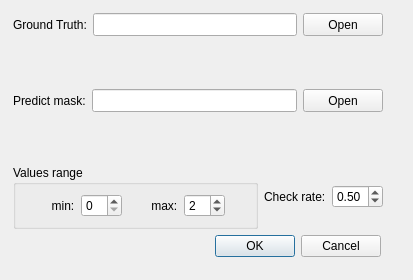
<?xml version="1.0" encoding="UTF-8"?>
<ui version="4.0">
 <class>Dialog_accuracy_evaluate</class>
 <widget class="QDialog" name="Dialog_accuracy_evaluate">
  <property name="geometry">
   <rect>
    <x>0</x>
    <y>0</y>
    <width>413</width>
    <height>280</height>
   </rect>
  </property>
  <property name="windowTitle">
   <string>Evaluate accuracy</string>
  </property>
  <widget class="QDialogButtonBox" name="buttonBox">
   <property name="geometry">
    <rect>
     <x>170</x>
     <y>230</y>
     <width>211</width>
     <height>32</height>
    </rect>
   </property>
   <property name="orientation">
    <enum>Qt::Horizontal</enum>
   </property>
   <property name="standardButtons">
    <set>QDialogButtonBox::Cancel|QDialogButtonBox::Ok</set>
   </property>
  </widget>
  <widget class="QWidget" name="">
   <property name="geometry">
    <rect>
     <x>13</x>
     <y>13</y>
     <width>370</width>
     <height>216</height>
    </rect>
   </property>
   <layout class="QVBoxLayout" name="verticalLayout">
    <item>
     <layout class="QVBoxLayout" name="verticalLayout_3">
      <item>
       <layout class="QHBoxLayout" name="horizontalLayout_8">
        <item>
         <widget class="QLabel" name="label_6">
          <property name="minimumSize">
           <size>
            <width>55</width>
            <height>23</height>
           </size>
          </property>
          <property name="text">
           <string>Ground Truth:</string>
          </property>
         </widget>
        </item>
        <item>
         <widget class="QLineEdit" name="lineEdit_gt">
          <property name="minimumSize">
           <size>
            <width>201</width>
            <height>23</height>
           </size>
          </property>
         </widget>
        </item>
        <item>
         <widget class="QPushButton" name="pushButton_gt">
          <property name="minimumSize">
           <size>
            <width>0</width>
            <height>23</height>
           </size>
          </property>
          <property name="text">
           <string>Open</string>
          </property>
         </widget>
        </item>
       </layout>
      </item>
      <item>
       <spacer name="verticalSpacer_3">
        <property name="orientation">
         <enum>Qt::Vertical</enum>
        </property>
        <property name="sizeHint" stdset="0">
         <size>
          <width>20</width>
          <height>40</height>
         </size>
        </property>
       </spacer>
      </item>
     </layout>
    </item>
    <item>
     <layout class="QVBoxLayout" name="verticalLayout_2">
      <item>
       <layout class="QHBoxLayout" name="horizontalLayout_9">
        <item>
         <widget class="QLabel" name="label_8">
          <property name="minimumSize">
           <size>
            <width>55</width>
            <height>23</height>
           </size>
          </property>
          <property name="text">
           <string>Predict mask:</string>
          </property>
         </widget>
        </item>
        <item>
         <widget class="QLineEdit" name="lineEdit_mask">
          <property name="minimumSize">
           <size>
            <width>201</width>
            <height>23</height>
           </size>
          </property>
         </widget>
        </item>
        <item>
         <widget class="QPushButton" name="pushButton_mask">
          <property name="minimumSize">
           <size>
            <width>0</width>
            <height>23</height>
           </size>
          </property>
          <property name="text">
           <string>Open</string>
          </property>
         </widget>
        </item>
       </layout>
      </item>
      <item>
       <spacer name="verticalSpacer_2">
        <property name="orientation">
         <enum>Qt::Vertical</enum>
        </property>
        <property name="sizeHint" stdset="0">
         <size>
          <width>20</width>
          <height>40</height>
         </size>
        </property>
       </spacer>
      </item>
     </layout>
    </item>
    <item>
     <layout class="QHBoxLayout" name="horizontalLayout_3">
      <item>
       <widget class="QGroupBox" name="groupBox">
        <property name="title">
         <string>Values range</string>
        </property>
        <layout class="QHBoxLayout" name="horizontalLayout_2">
         <item>
          <widget class="QLabel" name="label">
           <property name="text">
            <string>        min:</string>
           </property>
          </widget>
         </item>
         <item>
          <widget class="QSpinBox" name="spinBox_min"/>
         </item>
         <item>
          <widget class="QLabel" name="label_2">
           <property name="text">
            <string>       max:</string>
           </property>
          </widget>
         </item>
         <item>
          <widget class="QSpinBox" name="spinBox_max">
           <property name="minimum">
            <number>1</number>
           </property>
           <property name="value">
            <number>2</number>
           </property>
          </widget>
         </item>
         <item>
          <spacer name="horizontalSpacer">
           <property name="orientation">
            <enum>Qt::Horizontal</enum>
           </property>
           <property name="sizeHint" stdset="0">
            <size>
             <width>40</width>
             <height>20</height>
            </size>
           </property>
          </spacer>
         </item>
        </layout>
       </widget>
      </item>
      <item>
       <layout class="QHBoxLayout" name="horizontalLayout">
        <item>
         <widget class="QLabel" name="label_3">
          <property name="text">
           <string>Check rate:</string>
          </property>
         </widget>
        </item>
        <item>
         <widget class="QDoubleSpinBox" name="doubleSpinBox_rate">
          <property name="minimum">
           <double>0.010000000000000</double>
          </property>
          <property name="maximum">
           <double>1.000000000000000</double>
          </property>
          <property name="singleStep">
           <double>0.010000000000000</double>
          </property>
          <property name="value">
           <double>0.500000000000000</double>
          </property>
         </widget>
        </item>
       </layout>
      </item>
     </layout>
    </item>
   </layout>
  </widget>
 </widget>
 <resources/>
 <connections>
  <connection>
   <sender>buttonBox</sender>
   <signal>rejected()</signal>
   <receiver>Dialog_accuracy_evaluate</receiver>
   <slot>reject()</slot>
   <hints>
    <hint type="sourcelabel">
     <x>356</x>
     <y>200</y>
    </hint>
    <hint type="destinationlabel">
     <x>286</x>
     <y>235</y>
    </hint>
   </hints>
  </connection>
  <connection>
   <sender>buttonBox</sender>
   <signal>accepted()</signal>
   <receiver>Dialog_accuracy_evaluate</receiver>
   <slot>slot_ok()</slot>
   <hints>
    <hint type="sourcelabel">
     <x>381</x>
     <y>190</y>
    </hint>
    <hint type="destinationlabel">
     <x>431</x>
     <y>200</y>
    </hint>
   </hints>
  </connection>
  <connection>
   <sender>pushButton_gt</sender>
   <signal>clicked()</signal>
   <receiver>Dialog_accuracy_evaluate</receiver>
   <slot>slot_select_gt_file()</slot>
   <hints>
    <hint type="sourcelabel">
     <x>395</x>
     <y>26</y>
    </hint>
    <hint type="destinationlabel">
     <x>453</x>
     <y>56</y>
    </hint>
   </hints>
  </connection>
  <connection>
   <sender>pushButton_mask</sender>
   <signal>clicked()</signal>
   <receiver>Dialog_accuracy_evaluate</receiver>
   <slot>slot_select_mask_file()</slot>
   <hints>
    <hint type="sourcelabel">
     <x>391</x>
     <y>66</y>
    </hint>
    <hint type="destinationlabel">
     <x>423</x>
     <y>93</y>
    </hint>
   </hints>
  </connection>
 </connections>
 <slots>
  <slot>slot_ok()</slot>
  <slot>slot_select_gt_file()</slot>
  <slot>slot_select_mask_file()</slot>
 </slots>
</ui>
